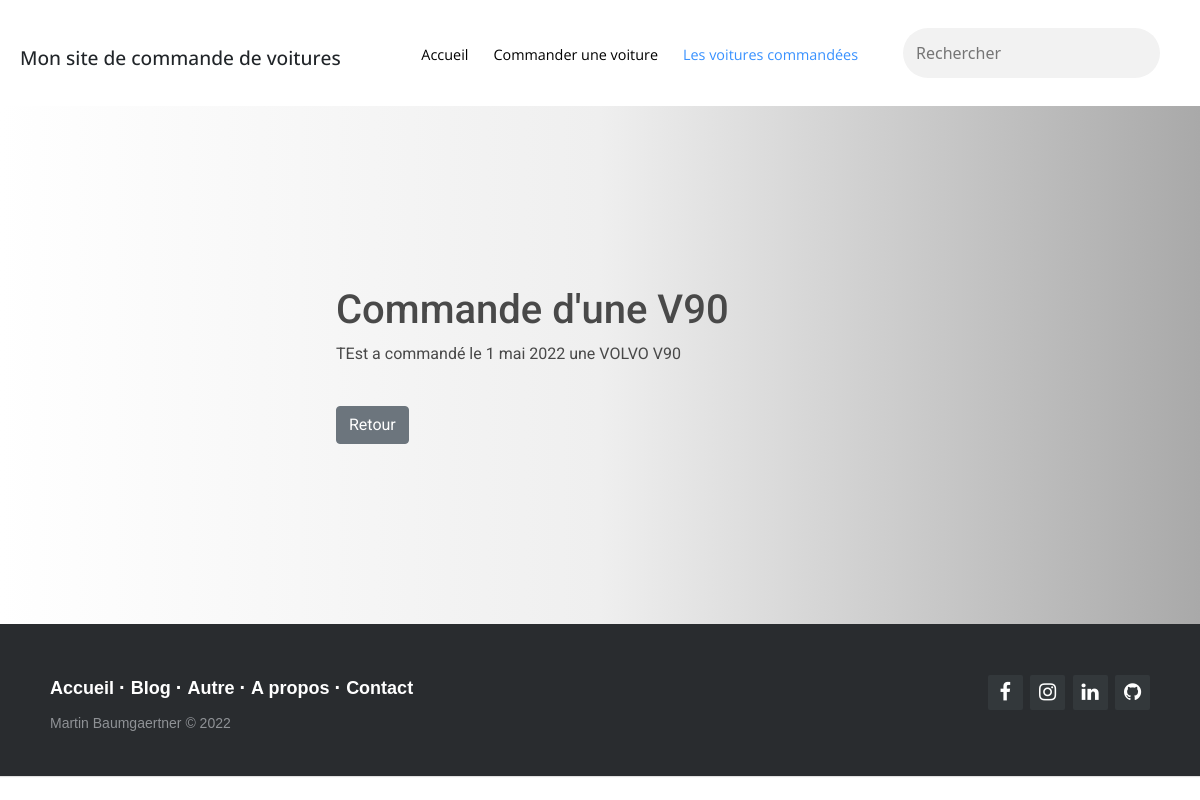
The app's page /affiche/43/ with its own data.
### bibliotheque/models.py (models this page shows, shortened)
class Voiture(models.Model):
    name = models.CharField(max_length=100)
    date_de_commande = models.DateField(null=True, blank=True)
    marque = models.ForeignKey(Marque, on_delete=models.SET_NULL, null=True)
    modele = models.ForeignKey(Modele, on_delete=models.SET_NULL, null=True)

class Modele(models.Model):
    marque = models.ForeignKey(Marque, on_delete=models.CASCADE)
    name = models.CharField(max_length=30)
    def __str__(self):
        return self.name

class Marque(models.Model):
    name = models.CharField(max_length=30)
    def __str__(self):
        return self.name

### bibliotheque/views.py (the view)
# urls.py: path("affiche/<int:id>/",views.affiche),
def affiche(request, id):
    voiture = models.Voiture.objects.get(pk=id)
    return render(request,"affiche.html",{"voiture" : voiture})

### bibliotheque/templates/affiche.html (shortened to what this page needs)
{% extends 'base.html' %}
{% load static %}
{% block content %}
<head>
    <link rel="stylesheet" type="text/css" href="{% static 'css/affiche.css' %}">
</head>
    <nav>
        <h1>Mon site de commande de voitures</h1>
        <div class="onglets">
            <p class="link"><a href="../../">Accueil</a></p>
            <p class="link"><a href="../../ajout/">Commander une voiture</a></p>
            <p class="link"><a class="linka" href="#">Les voitures commandées</a></p>
            <form>
                <input type="search" placeholder="Rechercher">
            </form>
        </div>
    </nav>
    <div class="fiche">
        <h1>Commande d'une {{voiture.modele}}</h1>
        <p>{{voiture.name}} a commandé le {{voiture.date_de_commande}} une {{voiture.marque}} {{voiture.modele}}</p>
        <div class="bouton">
            <a href="../../tous">
                <button type="button" class="btn btn-secondary">Retour</button>
            </a>
        </div>
    </div>
{% endblock %}

### bibliotheque/static/css/affiche.css (style rules this page uses)
.fiche { padding: 15% 28%; font-family: 'Roboto'; background: -webkit-linear-gradient(to right, #FFFFFF, #a6a6a616, #00000059); background: linear-gradient(to right, #FFFFFF, #a4a4a42d, #00000056); }
.fiche { color: rgb(73, 73, 73); }
.bouton { text-decoration: none; margin-top: 40px; }
a { text-decoration-color: none; text-decoration-line: none; text-decoration-style: none; color: black; }
.linka { color: #3891ff }
nav { display: flex; flex-wrap: wrap; justify-content: space-between; padding: 20px; background-color: #ffff; position: sticky; top: 0; }
nav h1 { font-size: 120%; display: flex; align-items: center; }
nav .onglets { display: flex; flex-wrap: wrap; }
nav .onglets p { font-size: 90%; margin-right: 25px; cursor: pointer; display: flex; align-items: center; transition-duration: 300ms; }
nav .onglets input { margin: 8px 20px; padding: 13px; border-radius: 30px; border: none; outline: none; background-color: #f2f2f2; }
nav a { text-decoration-color: none; text-decoration-line: none; text-decoration-style: none; color: black; font-family: 'Open Sans', sans-serif; margin-top: 20px; }
nav h1 { font-family: 'Open Sans', sans-serif; margin-top: 17px; }

### records on screen
Voiture: modele "V90", name "TEst", date_de_commande "1 mai 2022", marque "VOLVO"
